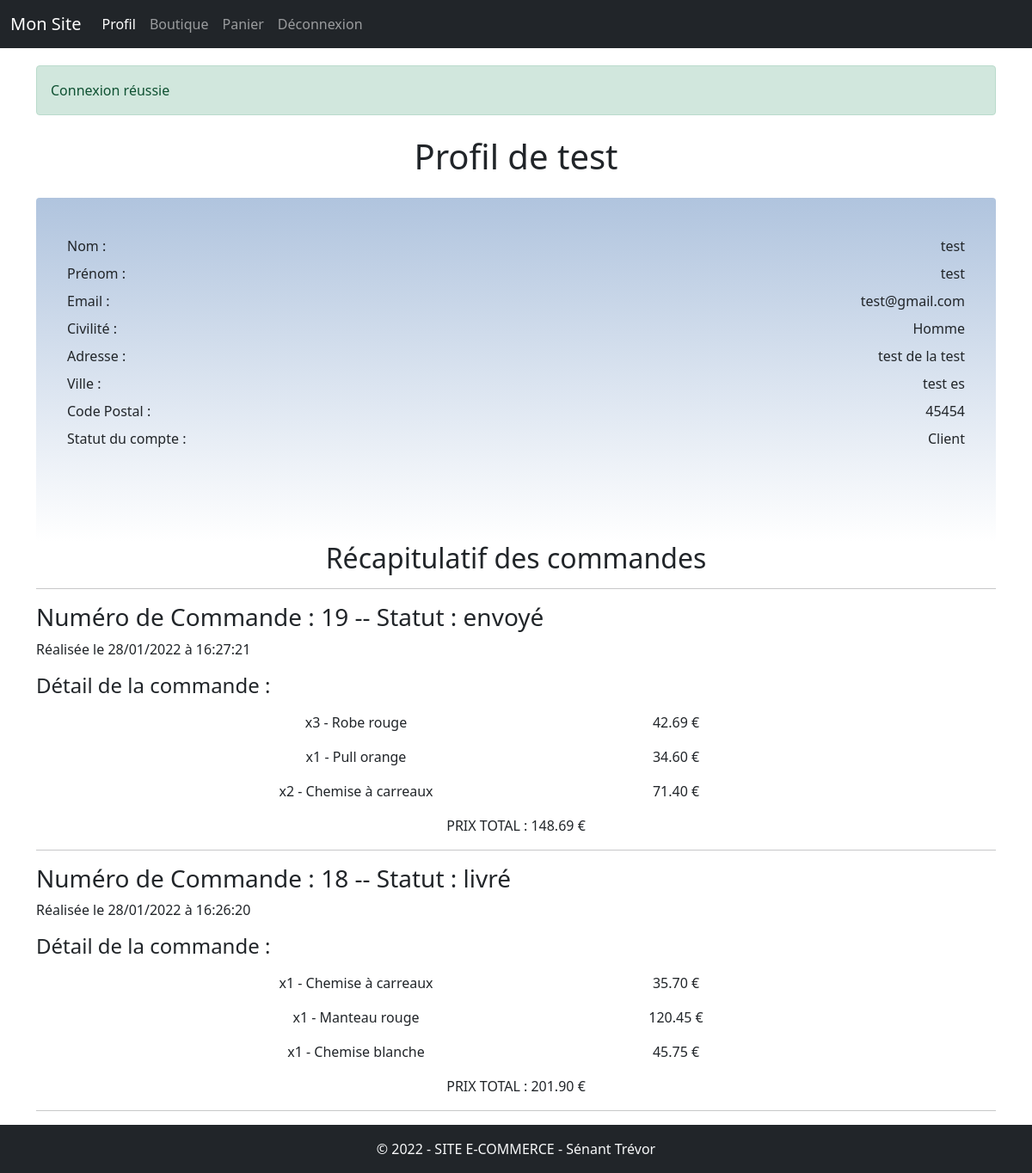
/profil.php?id=5 (signed in), run on the app's committed database.
### tables this page shows
CREATE TABLE `membre` (
  `id_membre` int(11) NOT NULL,
  `pseudo` varchar(30) NOT NULL,
  `mdp` varchar(70) NOT NULL,
  `nom` varchar(20) NOT NULL,
  `prenom` varchar(30) NOT NULL,
  `email` varchar(50) NOT NULL,
  `civilite` enum('m','f') NOT NULL,
  `ville` varchar(50) NOT NULL,
  `code_postal` int(5) UNSIGNED ZEROFILL NOT NULL,
  `adresse` varchar(50) NOT NULL,
  `statut` int(1) NOT NULL DEFAULT '0'
);

CREATE TABLE `commande` (
  `id_commande` int(11) NOT NULL,
  `id_membre` int(11) DEFAULT NULL,
  `montant` float NOT NULL,
  `date_enregistrement` datetime NOT NULL,
  `etat` enum('en cours de traitement','envoyé','livré') NOT NULL DEFAULT 'en cours de traitement'
);

CREATE TABLE `details_commande` (
  `id_details_commande` int(11) NOT NULL,
  `id_commande` int(11) DEFAULT NULL,
  `id_produit` int(11) DEFAULT NULL,
  `quantite` int(3) NOT NULL,
  `prix` float NOT NULL
);

CREATE TABLE `produit` (
  `id_produit` int(11) NOT NULL,
  `reference` varchar(20) NOT NULL,
  `categorie` varchar(20) NOT NULL,
  `titre` varchar(100) NOT NULL,
  `description` text NOT NULL,
  `couleur` varchar(20) NOT NULL,
  `taille` varchar(5) NOT NULL,
  `public` enum('m','f','mixte') NOT NULL,
  `photo` varchar(250) NOT NULL,
  `prix` float NOT NULL,
  `stock` int(3) NOT NULL
);

### profil.php (the view, shortened to what this page needs)
<?php
if (isConnected() && isset($_GET['id'])){
$data = getUserById($_GET['id']);
$orders = getOrderByMemberId($_GET['id']);
require_once './inc/haut.inc.php';?>
<h1 class="text-center my-2">Profil de <?= $data['pseudo']?></h1>
<div class="card mt-4"
    style="height:400px;min-width: 40vh; margin: 0 auto; padding:20px; background : linear-gradient(lightsteelblue,white); border: 0px">
    <div class="card-body d-flex flex-column justify-content-between">
        <ul style="list-style : none; padding:0">
            <li>
                <ul style="list-style : none; padding:0"
                    class="list-group list-group-horizontal d-flex justify-content-between  my-2">
                    <li>Nom : </li>
                    <li><?= $data['nom'] ?></li>
                </ul>
            </li>
            <li>
                <ul style="list-style : none; padding:0"
                    class="list-group list-group-horizontal d-flex justify-content-between my-2">
                    <li>Prénom : </li>
                    <li><?= $data['prenom'] ?></li>
                </ul>
            </li>
            <li>
                <ul style="list-style : none; padding:0"
                    class="list-group list-group-horizontal d-flex justify-content-between my-2">
                    <li>Email : </li>
                    <li><?= $data['email'] ?></li>
                </ul>
            </li>
            <li>
                <ul style="list-style : none; padding:0"
                    class="list-group list-group-horizontal d-flex justify-content-between my-2">
                    <li>Civilité : </li>
                    <li><?= $data['civilite'] == "m" ? "Homme" : "Femme" ?></li>
                </ul>
            </li>
            <li>
                <ul style="list-style : none; padding:0"
                    class="list-group list-group-horizontal d-flex justify-content-between my-2">
                    <li>Adresse : </li>
                    <li><?= $data['adresse'] ?></li>
                </ul>
            </li>
            <li>
                <ul style="list-style : none; padding:0"
                    class="list-group list-group-horizontal d-flex justify-content-between my-2">
                    <li>Ville : </li>
                    <li><?= $data['ville'] ?></li>
                </ul>
            </li>
            <li>
                <ul style="list-style : none; padding:0"
                    class="list-group list-group-horizontal d-flex justify-content-between my-2">
                    <li>Code Postal : </li>
                    <li><?= $data['code_postal'] ?></li>
                </ul>
            </li>
            <li>
                <ul style="list-style : none; padding:0"
                    class="list-group list-group-horizontal d-flex justify-content-between my-2">
                    <li>Statut du compte : </li>
                    <li><?= $data['statut'] == 0 ? "Client" : "Administrateur" ?></li>
                </ul>
            </li>
        </ul>
    </div>
</div>
<?php if(!isAdmin()) {  ?>
<h2 class="text-center">Récapitulatif des commandes</h2>
<hr>
<?php
    if(!empty($orders)){
        foreach($orders as $order){
           $details = getOrderDetails($order['id_commande']);
           ?>
<div class="my-3">
<h3>Numéro de Commande : <?= $order['id_commande'] ?> -- Statut : <?= $order['etat']?></h3>
<p>Réalisée le <?= $order['date_fr'] ?></p>
</div>
<h4>Détail de la commande :</h4>
    <?php
            foreach($details as $detail){ ?>
    <div class="row mx-auto justify-content-center my-3 text-center">
        <div class="col-4">x<?= $detail['quantite'] ?> - <?= $detail['titre'] ?></div>
        <div class="col-4"><?= sprintf('%.2f',$detail['prix'])  ?> €</div>
    </div>
    <?php
            }
            ?>
<p class="text-center text-uppercase">Prix total : <?= sprintf('%.2f',$order['montant']) ?> €</p>
<hr>
<?php
        }
    }
}
?>
<?php
} else {
    header('location:connexion.php');
}
require_once './inc/bas.inc.php';

### data on the page
membre: pseudo "test", nom "test", prenom "test", email "test@gmail.com", adresse "test de la test", ville "test es", code_postal "45454"
commande: id_commande "19", etat "envoyé", date_fr "28/01/2022 à 16:27:21", montant "148.69"
details_commande: quantite "3", id_produit.titre "Robe rouge", prix "42.69"
details_commande: quantite "1", id_produit.titre "Pull orange", prix "34.60"
details_commande: quantite "2", id_produit.titre "Chemise à carreaux", prix "71.40"
commande: id_commande "18", etat "livré", date_fr "28/01/2022 à 16:26:20", montant "201.90"
details_commande: quantite "1", id_produit.titre "Chemise à carreaux", prix "35.70"
details_commande: quantite "1", id_produit.titre "Manteau rouge", prix "120.45"
details_commande: quantite "1", id_produit.titre "Chemise blanche", prix "45.75"

### other printed values
implode('<br>',$_SESSION['messages'][$className]) "Connexion réussie"
